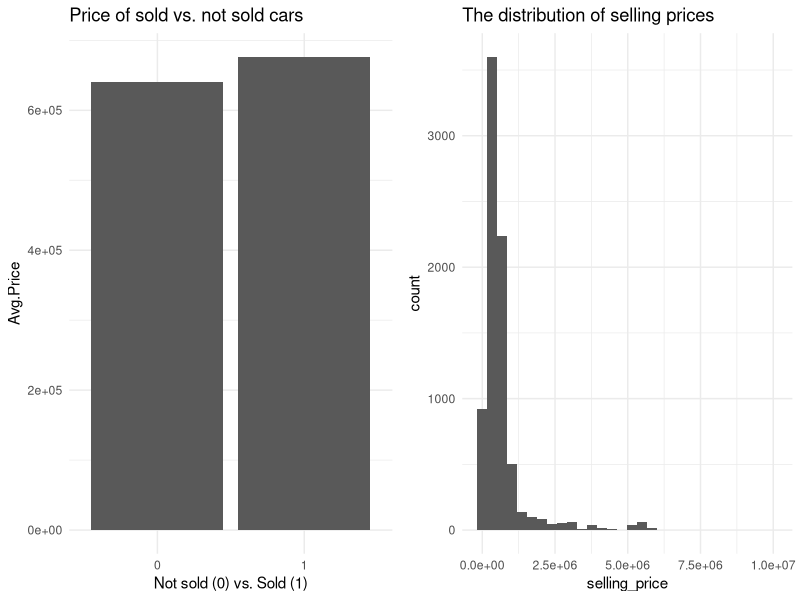

The R source for this figure:
## ---- chunk 1
knitr::opts_chunk$set(echo = TRUE)
## ---- chunk 2
df = read.csv("UserCarData.csv")
dim(df)

## Need to make character as factors and make year as factor
## ---- chunk 3
library(tidyverse)

df <- df %>% 
  group_by(Sales_ID) %>% 
  mutate(Sold = sum(sold=='Y'))

df <- df[,-18]
         
summary(df) 

## ---- chunk 4
glimpse(df)
## ---- chunk 5
library(ggplot2)
library(gridExtra)

selling_price <- df %>% 
  group_by(Sold) %>% 
  summarise(Avg.Price = mean(selling_price))

barplot<- ggplot(selling_price, aes(x = as.factor(Sold), y =Avg.Price )) + geom_bar(stat = 'identity') + theme_minimal() + labs(title = 'Price of sold vs. not sold cars', x= 'Not sold (0) vs. Sold (1)' )

###############################################################3

location <- df %>% 
  group_by(State.or.Province) %>% 
  summarise(Avg.Price = mean(selling_price))  

##################################################################

box <- ggplot(df, aes(x=selling_price)) + geom_histogram() + theme_minimal() + labs(title = 'The distribution of selling prices')
  

print(grid.arrange(barplot,box, ncol =2))
